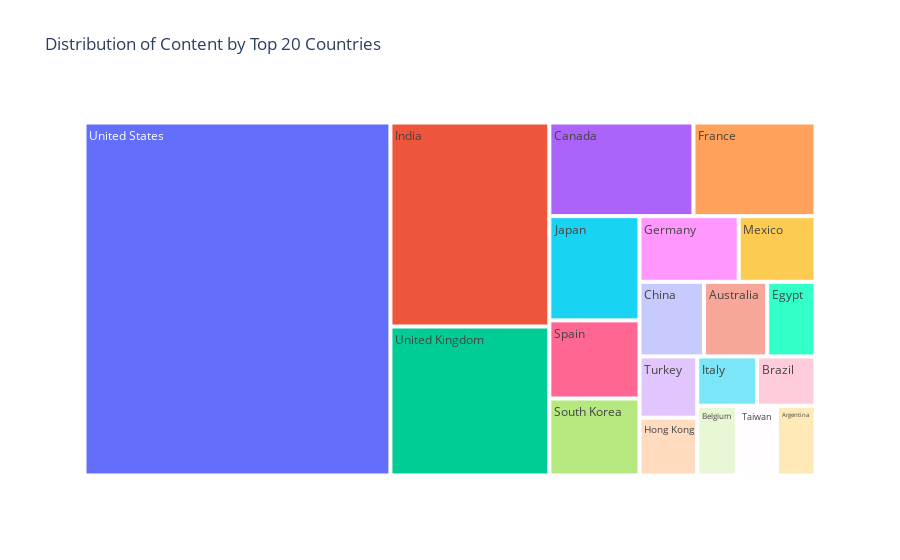

Write notebook code for a chart like this one.
### Code cell
import plotly.express as px

# Get the value counts for countries
country_counts = df_countries['country'].value_counts().reset_index()
country_counts.columns = ['country', 'count']

# Generate the treemap
fig = px.treemap(country_counts.head(20), path=['country'], values='count',
                 title='Distribution of Content by Top 20 Countries')
fig.show()

### Figure 1 — Plotly figure (JSON) as saved in the notebook; plotly's stock layout.template omitted (floating-point values rounded to 4 significant figures)
{"data": [{"branchvalues": "total", "domain": {"x": [0, 1], "y": [0, 1]}, "hovertemplate": "labels=%{label}<br>count=%{value}<br>parent=%{parent}<br>id=%{id}<extra></extra>", "ids": ["Argentina", "Australia", "Belgium", "Brazil", "Canada", "China", "Egypt", "France", "Germany", "Hong Kong", "India", "Italy", "Japan", "Mexico", "South Korea", "Spain", "Taiwan", "Turkey", "United Kingdom", "United States"], "labels": ["Argentina", "Australia", "Belgium", "Brazil", "Canada", "China", "Egypt", "France", "Germany", "Hong Kong", "India", "Italy", "Japan", "Mexico", "South Korea", "Spain", "Taiwan", "Turkey", "United Kingdom", "United States"], "name": "", "parents": ["", "", "", "", "", "", "", "", "", "", "", "", "", "", "", "", "", "", "", ""], "type": "treemap", "values": [82, 144, 85, 88, 412, 147, 110, 349, 199, 102, 990, 90, 287, 154, 212, 215, 85, 108, 723, 3298]}], "layout": {"legend": {"tracegroupgap": 0}, "title": {"text": "Distribution of Content by Top 20 Countries"}}}
